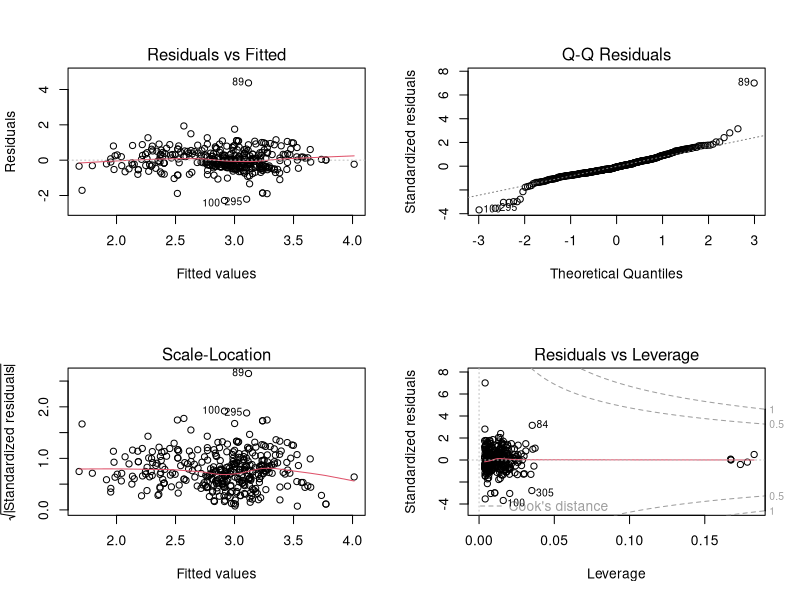
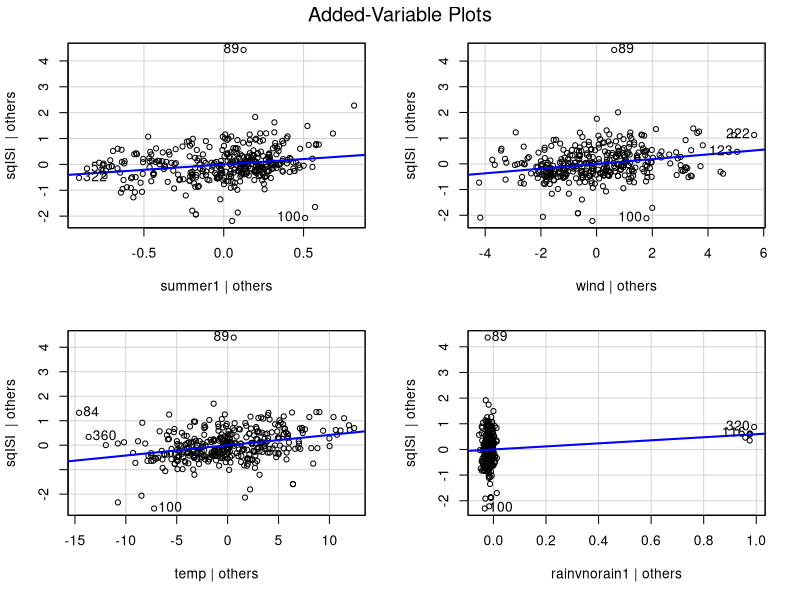
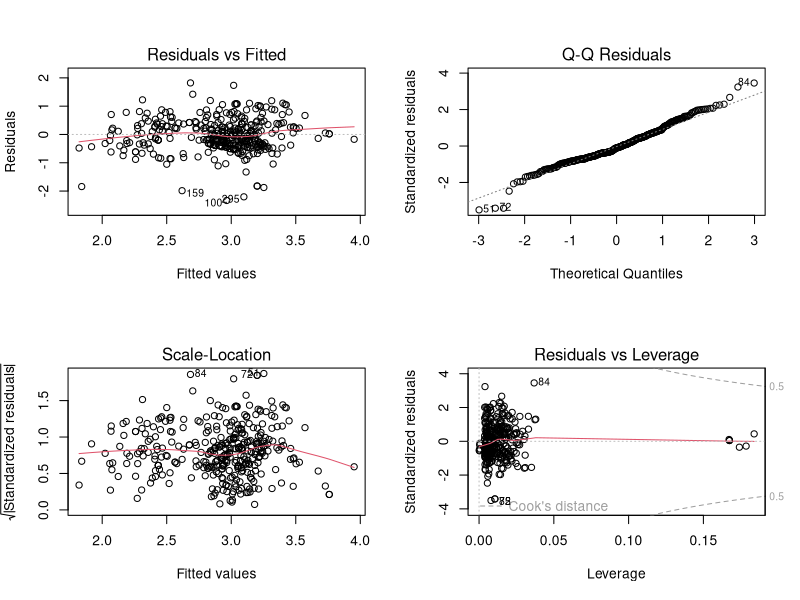
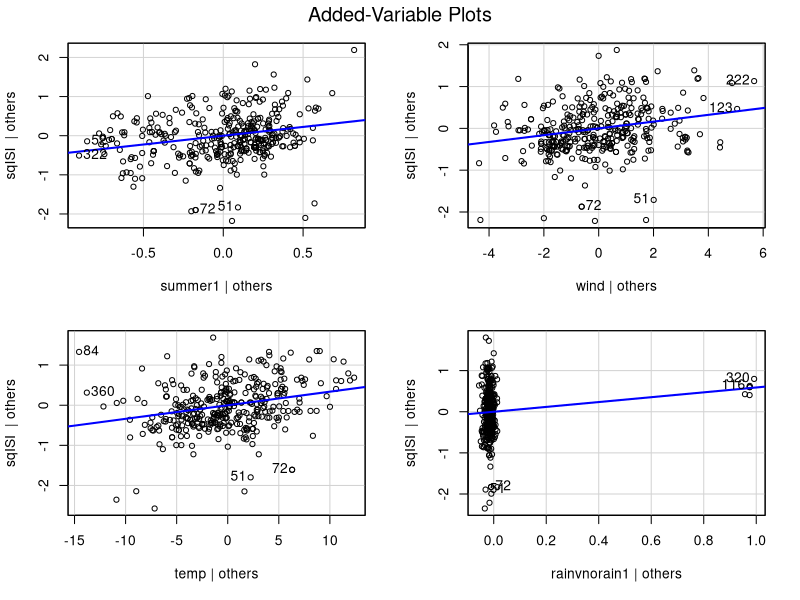
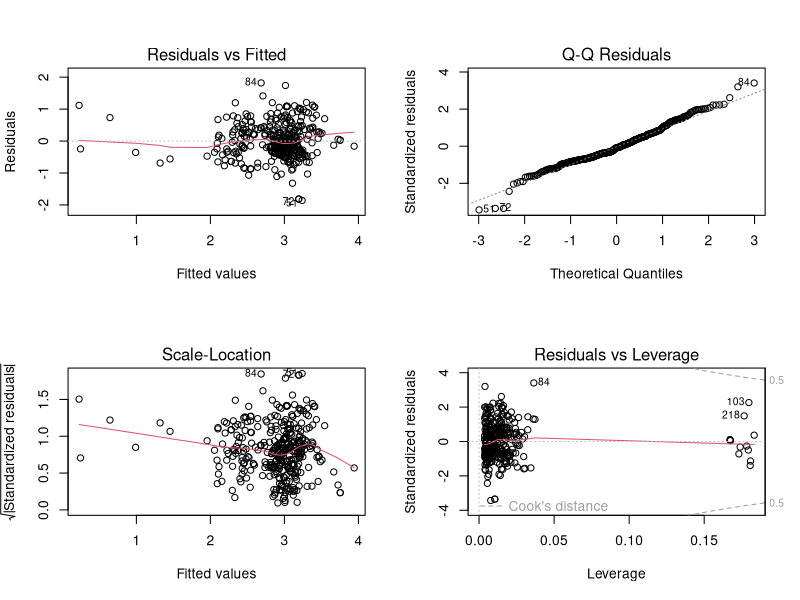
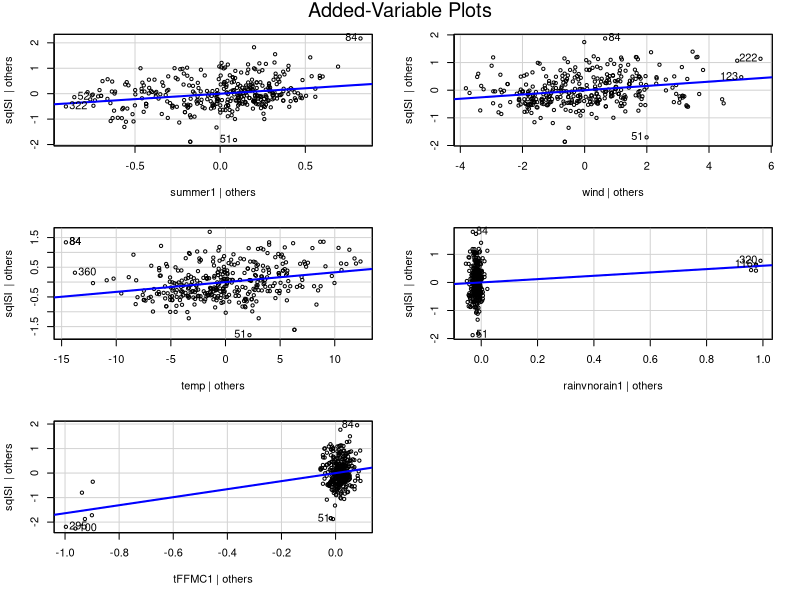

The R source for these figures, in order: (Note: this script raises an error after producing the figures.)
#--------------------------------------------
#
#     Models we're considering 
#
#--------------------------------------------


#Read in data
setwd("~/Desktop/github/LM_Project/data")
train = data.frame(read.csv("data/train.csv"))

#transform ISI 
train$sqISI = sqrt(train$ISI)

#weights for FFMC 
train$tFFMC = ifelse(train$FFMC<80, 0, 1)

#cast as factors 
train$wkd = as.factor(train$wkd)
train$summer = as.factor(train$summer)
train$rainvnorain = as.factor(train$rainvnorain)
train$grid_group = as.factor(train$grid_group)
train$tFFMC = as.factor(train$tFFMC)


#No FFMC model
m1 = lm(sqISI ~ summer + wind + temp + rainvnorain 
        #,data = train[-89,])
       ,data = train)
par(mfrow = c(2,2));plot(m1)
car::avPlots(m1)
summary(m1)

#Weighted FFMC model
library(dplyr)
train2 = data.frame(train %>% group_by(tFFMC) %>% mutate(weight = n()))
m2 = lm(sqISI ~ summer + wind + temp + rainvnorain
        ,weights = weight
        ,data = train2[-89,])
          #,data = train)
par(mfrow = c(2,2));plot(m2)
car::avPlots(m2)
summary(m2)

#tFFMC as covariate model
m3 = lm(sqISI ~ summer + wind + temp + rainvnorain + tFFMC
        ,data = train[-89,])
        #,data = train)
par(mfrow = c(2,2));plot(m3)
car::avPlots(m3)
summary(m3)

#########
# Dear team,
# note error happens in lm whenever one of the factors is only 1 level
# i.e. all of the sampled values are in the summer, or all no_rain.
# As such, whenever this happens, we have to resample the bootstrap
# leading to a small bias.
# Note we have to reroll when all the sampled records have a factor with only 1 level
# -Aaron
#########

#--------------------------------------------
# Bootstrapping
# Citation https://www.statmethods.net/advstats/bootstrapping.html
#--------------------------------------------
library(boot)



residualStat <- function(formula, data, indices) { # private function for boot to get the residuals
  dfBoot <- data[indices,] 
  m <- lm(formula, data=dfBoot)
  return(summary(m)$residuals)
}
betaStat <- function(formula, data, indices) { # private function for boot to get the coefficients
  dfBoot <- data[indices,] # allows boot to select sample 
  fit <- lm(formula, data=dfBoot) # fit the model based on bootstrapped records
  return(coef(fit)) # get coeficients
} 

# residual bootstraps
resultsM1 <- boot(data=train[-89,], statistic=residualStat, R=200, formula= sqISI ~ summer + wind + temp + rainvnorain)
plot(resultsM1)
resultsM2 <- boot(data=train2[-89,], statistic=residualStat, R=200, formula=sqISI ~ summer + wind + temp + rainvnorain)
plot(resultsM2)
resultsM3 <- boot(data=train[-89,], statistic=residualStat, R=200, formula=sqISI ~ summer + wind + temp + rainvnorain + tFFMC)
plot(resultsM3)

# Beta bootstraps
resultsM1B <- boot(data=train[-89,], statistic=betaStat, R=400, formula= sqISI ~ summer + wind + temp + rainvnorain)
plot(resultsM1B, index=1) # intercept 
plot(resultsM1B, index=2) # summer 
plot(resultsM1B, index=3) # wind 
plot(resultsM1B, index=4) # temp 
plot(resultsM1B, index=5) # rainvnorain 

resultsM2B <- boot(data=train2[-89,], statistic=betaStat, R=400, formula=sqISI ~ summer + wind + temp + rainvnorain)
plot(resultsM2B, index=1) # intercept 
plot(resultsM2B, index=2) # summer 
plot(resultsM2B, index=3) # wind 
plot(resultsM2B, index=4) # temp 
plot(resultsM2B, index=5) # rainvnorain


resultsM3B <- boot(data=train[-89,], statistic=betaStat, R=400, formula=sqISI ~ summer + wind + temp + rainvnorain + tFFMC)
plot(resultsM3B, index=1) # intercept 
plot(resultsM3B, index=2) # summer 
plot(resultsM3B, index=3) # wind 
plot(resultsM3B, index=4) # temp 
plot(resultsM3B, index=5) # rainvnorain
plot(resultsM3B, index=6) # tFFMC
